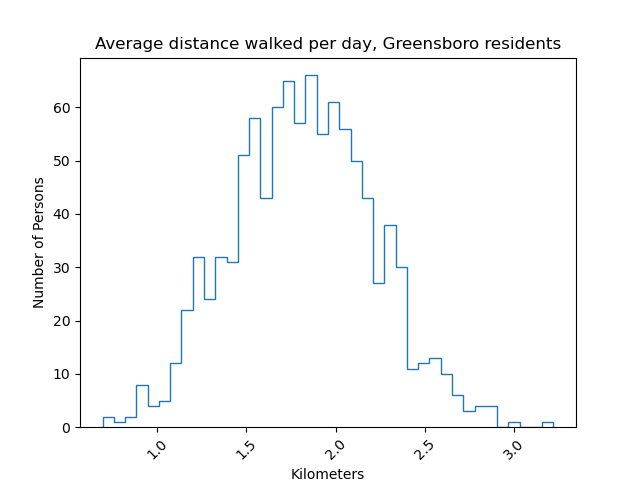

Python code for this plot:
# -*- coding: utf-8 -*-
"""
Created on Tue Mar 29 13:31:17 2022

Ethan Chesson
COMP 651-001
Dr. Esterline
"""

import matplotlib.pyplot as plt
import numpy as np

# Problem 2

x = np.random.normal(1.8, 0.4, 1000)
plt.hist(x, bins = 40, histtype = 'step')
plt.xlabel('Kilometers')
plt.ylabel('Number of Persons')
plt.xticks(rotation=45)
plt.title('Average distance walked per day, Greensboro residents')

plt.savefig('Assignment_7-2_histogram.png')
